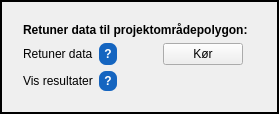
        <widget class="QGroupBox" name="groupBoxRetuner">
         <property name="styleSheet">
          <string>QGroupBox { border: 2px solid black; padding: 10px; margin-top: 0px; }</string>
         </property>
         <property name="title">
          <string/>
         </property>
         <layout class="QVBoxLayout" name="boxRetunerLayout">
          <property name="spacing">
           <number>6</number>
          </property>
          <item>
           <widget class="QLabel" name="labelBoxRetunerTitle">
            <property name="text">
             <string>&lt;b&gt;Retuner data til projektområdepolygon:&lt;/b&gt;</string>
            </property>
           </widget>
          </item>
          <item>
           <layout class="QHBoxLayout" name="retunerRaekke">
            <item>
             <widget class="QLabel" name="labelRetuner">
              <property name="text">
               <string>Retuner data</string>
              </property>
             </widget>
            </item>
            <item>
             <widget class="QLabel" name="hjaelpRetuner">
              <property name="cursor">
               <cursorShape>WhatsThisCursor</cursorShape>
              </property>
              <property name="toolTip">
               <string>Returnerer beregnede data fra excel tilbage til projektområde-polygonet som et nyt shapefillag i QGIS. </string>
              </property>
              <property name="styleSheet">
               <string>QLabel { color: white; background-color: #1565C0; border-radius: 7px; padding: 0px 5px; font-weight: bold; }</string>
              </property>
              <property name="text">
               <string>?</string>
              </property>
              <property name="alignment">
               <set>Qt::AlignCenter</set>
              </property>
             </widget>
            </item>
            <item>
             <spacer name="spacerRetuner">
              <property name="orientation">
               <enum>Qt::Horizontal</enum>
              </property>
              <property name="sizeHint" stdset="0">
               <size>
                <width>40</width>
                <height>20</height>
               </size>
              </property>
             </spacer>
            </item>
            <item>
             <widget class="QPushButton" name="btnRetuner">
              <property name="text">
               <string>Kør</string>
              </property>
             </widget>
            </item>
            <item>
             <widget class="QLabel" name="lblStatusRetuner">
              <property name="text"><string/></property>
              <property name="visible"><bool>false</bool></property>
              <property name="alignment"><set>Qt::AlignCenter</set></property>
             </widget>
            </item>
           </layout>
          </item>
          <item>
           <layout class="QHBoxLayout" name="aabenResultaterRaekke">
            <item>
             <widget class="QLabel" name="labelAabenResultater">
              <property name="text">
               <string>Vis resultater</string>
              </property>
             </widget>
            </item>
            <item>
             <widget class="QLabel" name="hjaelpAabenResultater">
              <property name="cursor">
               <cursorShape>WhatsThisCursor</cursorShape>
              </property>
              <property name="toolTip">
               <string>Åbner Excel-resultatfilen for projektområdet i Excel.</string>
              </property>
              <property name="styleSheet">
               <string>QLabel { color: white; background-color: #1565C0; border-radius: 7px; padding: 0px 5px; font-weight: bold; }</string>
              </property>
              <property name="text">
               <string>?</string>
              </property>
              <property name="alignment">
               <set>Qt::AlignCenter</set>
              </property>
             </widget>
            </item>
            <item>
             <spacer name="spacerAabenResultater">
              <property name="orientation">
               <enum>Qt::Horizontal</enum>
              </property>
              <property name="sizeHint" stdset="0">
               <size>
                <width>40</width>
                <height>20</height>
               </size>
              </property>
             </spacer>
            </item>
            <item>
             <widget class="QWidget" name="aabenResultaterContainer" native="true">
              <layout class="QHBoxLayout" name="aabenResultaterContainerLayout">
               <property name="spacing">
                <number>4</number>
               </property>
               <property name="leftMargin">
                <number>0</number>
               </property>
               <property name="topMargin">
                <number>0</number>
               </property>
               <property name="rightMargin">
                <number>0</number>
               </property>
               <property name="bottomMargin">
                <number>0</number>
               </property>
              </layout>
             </widget>
            </item>
           </layout>
          </item>
         </layout>
        </widget>
